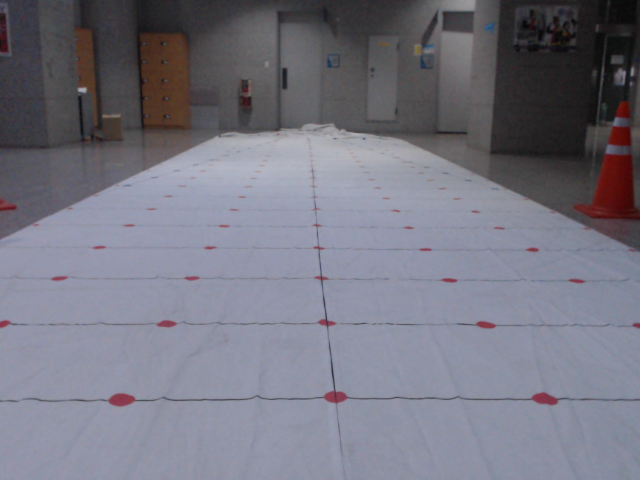
#> input picture vision/cal_distance/src/right_2_5m.png, 640 x 480 px, found by its file name
$ python simpleLinearSelector.py
#> lines starting #> are read from the running program, lines starting #| are printed output that depends on the picture
import cv2
import numpy as np

N_LINESAVER_BUFFER = 5
IMG_PATH = '/home/kite9240/catautonomous_ws/src/autonomous2018-ssu/vision/cal_distance/src/right_2_5m.png'

mtx_ls = [630.071853, 0, 322.309971, 0, 632.842228, 247.329905, 0, 0, 1] #camera matrix
dist = np.array([0.010162, -0.060262, 0.001452, -0.001965, 0]) #distortion matrix
fx_=1 #resize x 계수
fy_=1 #resize y 계수

CAMERA_NAME = 'right_'

class LineSaver():
    MAX_SLOPE = 9999
    v_or_s = 0.3
    # [6 lines left out: function debugPrint, not called in this run]

    def __init__(self, n_history):
        self.vlines = [] # vertical
        self.hlines = [] # horizontal

        #history management memberlineSaver.debugPrint()
        self.matHistory = []
        self.recent = []
        self.n_history = n_history
    # [159 lines left out: functions add, draw, undo, save, not called in this run]


X_LINE_MAX = 300

X_ADD_LINE = 0
Y_ADD_LINE = 50
X_UNDO_LINE = 0
Y_UNDO_LINE = 100
X_SAVE_LINE = 0
Y_SAVE_LINE = 150

coor = []
lineSaver = LineSaver(N_LINESAVER_BUFFER)
drawFlag = False
undoFlag = False
saveFlag = False
# [34 lines left out: function onButtonClicked, not called in this run]

if __name__=='__main__':
    mtx = np.zeros((3,3), np.float64)
    mtx_ls = [708.611809, 0, 320.331083, 0, 703.012319, 260.343059, 0, 0, 1]
    for i in range(0, 3):
        for j in range(0, 3):
            mtx[i][j] = mtx_ls[3*i + j]
    img = cv2.imread(IMG_PATH)
#> img is the input picture: shape (480, 640, 3); mean B, G, R 129.2, 117.4, 117.6
    img = cv2.undistort(img, mtx, dist)
    img = cv2.resize(img, None, fx=fx_, fy=fy_)

    cv2.rectangle(img, (0,0), (300, Y_ADD_LINE), (0, 0, 255), cv2.FILLED)
    cv2.putText(img, 'ADD LINE', (X_ADD_LINE,Y_ADD_LINE), cv2.FONT_HERSHEY_SIMPLEX, 1, (0,0,0), 5)
    cv2.rectangle(img, (0, Y_ADD_LINE + 5), (300, Y_UNDO_LINE), (255, 0, 0), cv2.FILLED)
    cv2.putText(img, 'UNDO LINE', (X_UNDO_LINE, Y_UNDO_LINE), cv2.FONT_HERSHEY_SIMPLEX, 1, (0, 0, 0), 5)
    cv2.rectangle(img, (0, Y_UNDO_LINE + 5), (300, Y_SAVE_LINE), (0, 255, 0), cv2.FILLED)
    cv2.putText(img, 'SAVE LINE', (X_SAVE_LINE, Y_SAVE_LINE), cv2.FONT_HERSHEY_SIMPLEX, 1, (0, 0, 0), 5)
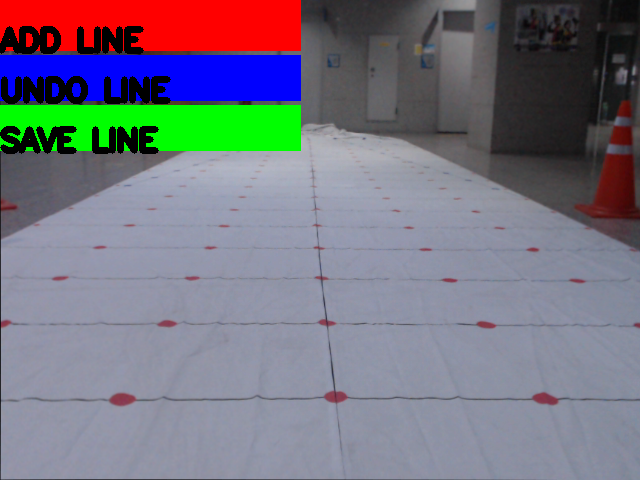
#> img: shape (480, 640, 3); mean B, G, R 128.2, 116.7, 117.7

    cv2.namedWindow('img')
    cv2.setMouseCallback('img', onButtonClicked)

    while (1):
        cv2.imshow('img', img)
        if cv2.waitKey(100) & 0xFF == 27:
#> (key Esc is pressed here)
            break
        if drawFlag == True:
            img = lineSaver.draw(img)
            lineSaver.debugPrint()
            drawFlag = False
        if undoFlag == True:
            try:
                img = lineSaver.undo()
            except RuntimeError:
                print("buffer is empty!")
            lineSaver.debugPrint()
            undoFlag = False
        if saveFlag == True:
            lineSaver.save(img)
            break
    cv2.destroyAllWindows()

$ run again, with vision/cal_distance/src/left_1m.png copied over vision/cal_distance/src/right_2_5m.png
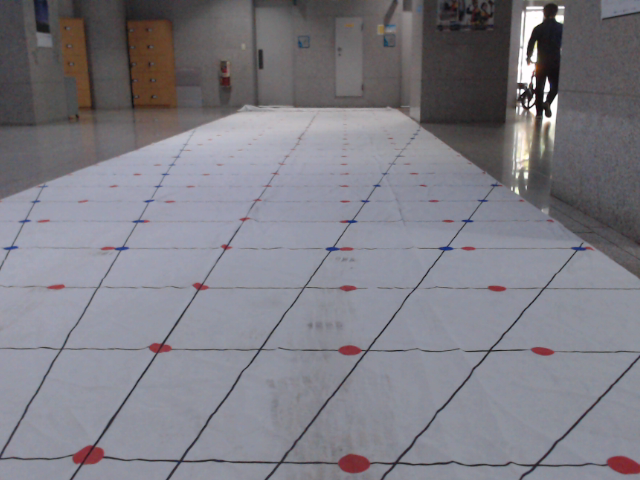
#> input picture vision/cal_distance/src/left_1m.png, 640 x 480 px, found by its file name
#> img is the input picture: shape (480, 640, 3); mean B, G, R 132, 124.4, 125.7
#> `cv2.putText(img, 'SAVE LINE', (X_SAVE_LINE, Y_SAVE_LINE), cv2.FONT_HER..`:
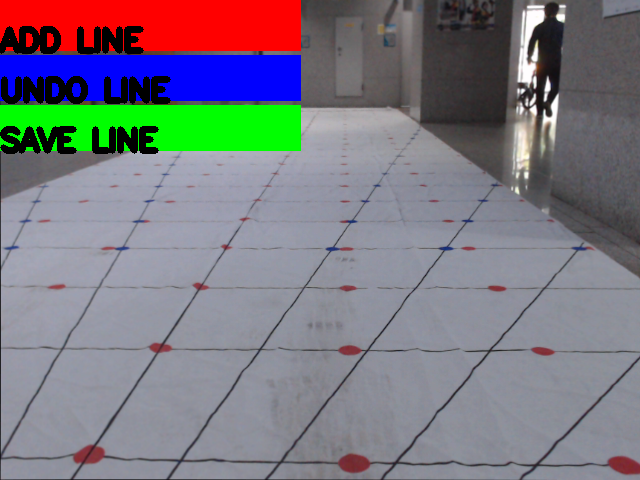
#> img: shape (480, 640, 3); mean B, G, R 128.3, 120.7, 122.5

$ run again, with vision/cal_distance/src/left_2_5m.png copied over vision/cal_distance/src/right_2_5m.png
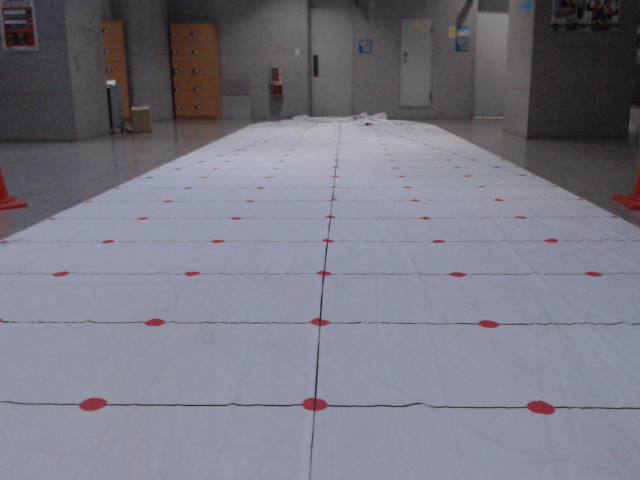
#> input picture vision/cal_distance/src/left_2_5m.png, 640 x 480 px, found by its file name
#> img is the input picture: shape (480, 640, 3); mean B, G, R 130.6, 119.1, 119.9
#> `cv2.putText(img, 'SAVE LINE', (X_SAVE_LINE, Y_SAVE_LINE), cv2.FONT_HER..`:
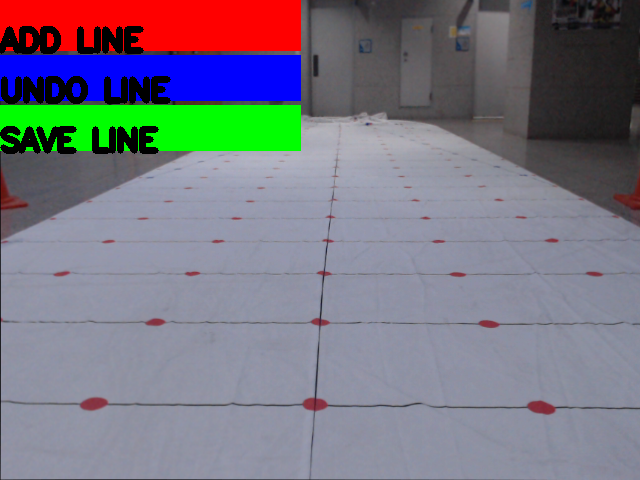
#> img: shape (480, 640, 3); mean B, G, R 129.8, 118.7, 119.9

$ run again, with vision/cal_distance/src/right_1m.png copied over vision/cal_distance/src/right_2_5m.png
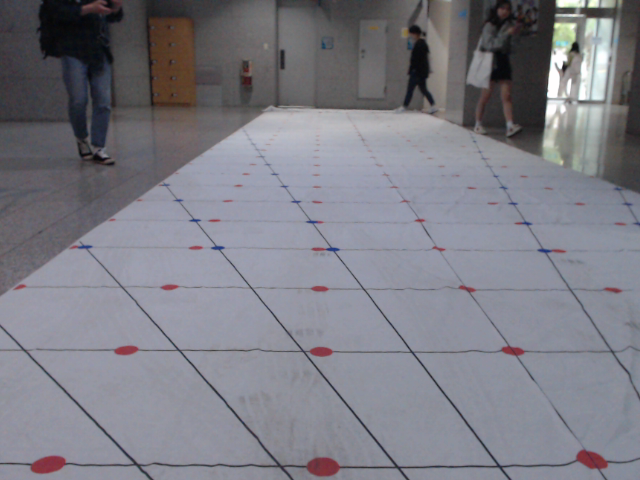
#> input picture vision/cal_distance/src/right_1m.png, 640 x 480 px, found by its file name
#> img is the input picture: shape (480, 640, 3); mean B, G, R 132.8, 124.4, 124.6
#> `cv2.putText(img, 'SAVE LINE', (X_SAVE_LINE, Y_SAVE_LINE), cv2.FONT_HER..`:
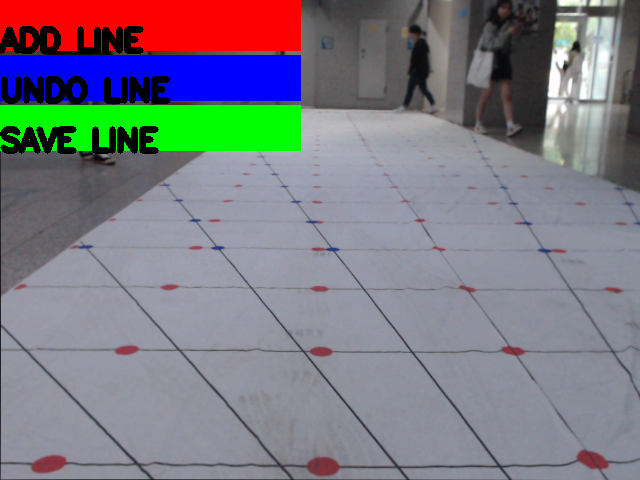
#> img: shape (480, 640, 3); mean B, G, R 131, 123, 124.1
